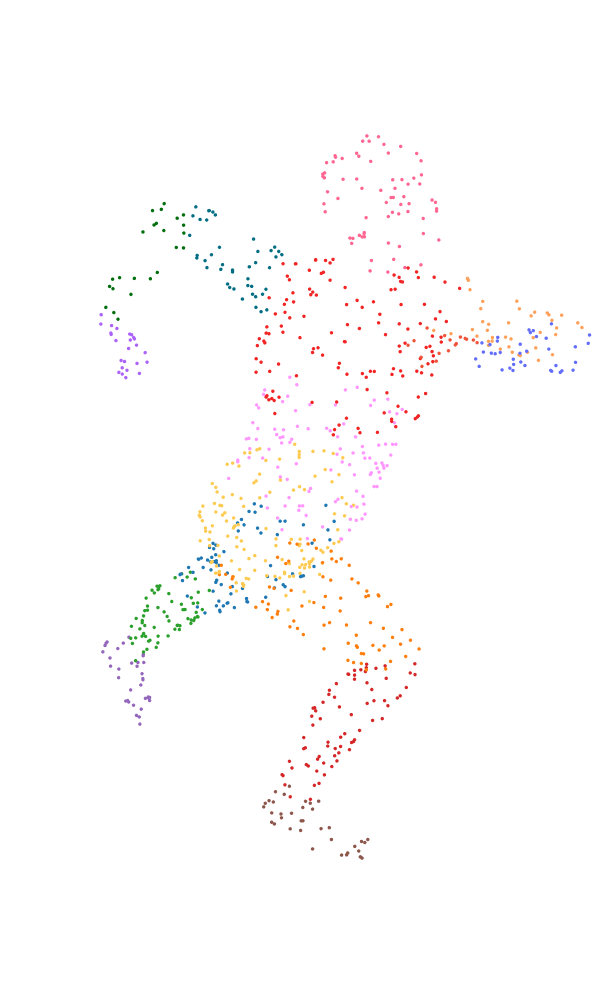

Notebook code for this chart:
### Code cell
plot_arr(points, color = colors, cam = dict(x=0, y=2, z=1))

### Figure 1 — Plotly figure (JSON) as saved in the notebook; plotly's stock layout.template omitted (floating-point values rounded to 4 significant figures; data arrays with more than 128 entries replaced by an {"elided": "..."} marker saying what was removed)
{"data": [{"marker": {"color": {"elided": "1000 str values"}, "colorscale": [[0, "#0508b8"], [0.08333, "#1910d8"], [0.1667, "#3c19f0"], [0.25, "#6b1cfb"], [0.3333, "#981cfd"], [0.4167, "#bf1cfd"], [0.5, "#dd2bfd"], [0.5833, "#f246fe"], [0.6667, "#fc67fd"], [0.75, "#fe88fc"], [0.8333, "#fea5fd"], [0.9167, "#febefe"], [1, "#fec3fe"]], "opacity": 1, "showscale": false, "size": 2}, "mode": "markers", "type": "scatter3d", "x": {"elided": "1000 float values"}, "y": {"elided": "1000 float values"}, "z": {"elided": "1000 float values"}}], "layout": {"height": 1000, "margin": {"b": 0, "l": 0, "r": 0, "t": 0}, "paper_bgcolor": "rgba(0,0,0,0)", "plot_bgcolor": "rgba(0,0,0,0)", "scene": {"aspectmode": "data", "camera": {"eye": {"x": 0, "y": 2, "z": 1}}, "xaxis": {"showbackground": false, "showgrid": false, "showticklabels": false, "title": {"text": ""}, "visible": false, "zeroline": false}, "yaxis": {"showbackground": false, "showgrid": false, "showticklabels": false, "title": {"text": ""}, "visible": false, "zeroline": false}, "zaxis": {"showbackground": false, "showgrid": false, "showticklabels": false, "title": {"text": ""}, "visible": false, "zeroline": false}}, "showlegend": false, "width": 600}}
